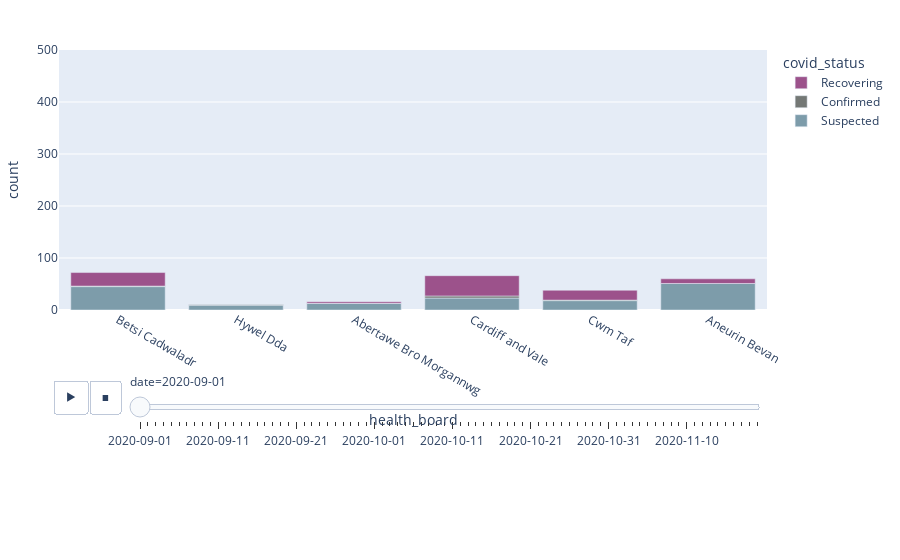

Notebook code for this chart:
### Code cell
color_map = dict(
    Suspected = '#7d9caa',
    Confirmed = '#747875',
    Recovering = '#9C528B'
)

fig = px.bar(df, animation_frame = 'date',
            x = 'health_board', y = 'count', color = 'covid_status',
            range_y = [0, 500], color_discrete_map = color_map,
            category_orders = {'covid_status': ['Suspected', 'Confirmed', 'Recovering']})
fig.update_layout(legend_traceorder = 'reversed', margin=dict(l=20, r=20, t=50, b=250))
fig.show()

### Figure 1 — Plotly figure (JSON) as saved in the notebook; plotly's stock layout.template omitted (floating-point values rounded to 4 significant figures)
{"data": [{"alignmentgroup": "True", "hovertemplate": "covid_status=Suspected<br>date=2020-09-01<br>health_board=%{x}<br>count=%{y}<extra></extra>", "legendgroup": "Suspected", "marker": {"color": "#7d9caa"}, "name": "Suspected", "offsetgroup": "Suspected", "orientation": "v", "showlegend": true, "textposition": "auto", "type": "bar", "x": ["Betsi Cadwaladr ", "Hywel Dda ", "Abertawe Bro Morgannwg ", "Cardiff and Vale ", "Cwm Taf ", "Aneurin Bevan "], "xaxis": "x", "y": [45, 9, 13, 23, 18, 51], "yaxis": "y"}, {"alignmentgroup": "True", "hovertemplate": "covid_status=Confirmed<br>date=2020-09-01<br>health_board=%{x}<br>count=%{y}<extra></extra>", "legendgroup": "Confirmed", "marker": {"color": "#747875"}, "name": "Confirmed", "offsetgroup": "Confirmed", "orientation": "v", "showlegend": true, "textposition": "auto", "type": "bar", "x": ["Betsi Cadwaladr ", "Hywel Dda ", "Abertawe Bro Morgannwg ", "Cardiff and Vale ", "Cwm Taf ", "Aneurin Bevan "], "xaxis": "x", "y": [1, 2, 0, 4, 1, 0], "yaxis": "y"}, {"alignmentgroup": "True", "hovertemplate": "covid_status=Recovering<br>date=2020-09-01<br>health_board=%{x}<br>count=%{y}<extra></extra>", "legendgroup": "Recovering", "marker": {"color": "#9C528B"}, "name": "Recovering", "offsetgroup": "Recovering", "orientation": "v", "showlegend": true, "textposition": "auto", "type": "bar", "x": ["Betsi Cadwaladr ", "Hywel Dda ", "Abertawe Bro Morgannwg ", "Cardiff and Vale ", "Cwm Taf ", "Aneurin Bevan "], "xaxis": "x", "y": [26, 0, 3, 39, 19, 9], "yaxis": "y"}], "layout": {"barmode": "relative", "legend": {"title": {"text": "covid_status"}, "tracegroupgap": 0, "traceorder": "reversed"}, "margin": {"b": 250, "l": 20, "r": 20, "t": 50}, "sliders": [{"active": 0, "currentvalue": {"prefix": "date="}, "len": 0.9, "pad": {"b": 10, "t": 60}, "steps": [{"args": [["2020-09-01"], {"frame": {"duration": 0, "redraw": true}, "fromcurrent": true, "mode": "immediate", "transition": {"duration": 0, "easing": "linear"}}], "label": "2020-09-01", "method": "animate"}, {"args": [["2020-09-02"], {"frame": {"duration": 0, "redraw": true}, "fromcurrent": true, "mode": "immediate", "transition": {"duration": 0, "easing": "linear"}}], "label": "2020-09-02", "method": "animate"}, {"args": [["2020-09-03"], {"frame": {"duration": 0, "redraw": true}, "fromcurrent": true, "mode": "immediate", "transition": {"duration": 0, "easing": "linear"}}], "label": "2020-09-03", "method": "animate"}, {"args": [["2020-09-04"], {"frame": {"duration": 0, "redraw": true}, "fromcurrent": true, "mode": "immediate", "transition": {"duration": 0, "easing": "linear"}}], "label": "2020-09-04", "method": "animate"}, {"args": [["2020-09-05"], {"frame": {"duration": 0, "redraw": true}, "fromcurrent": true, "mode": "immediate", "transition": {"duration": 0, "easing": "linear"}}], "label": "2020-09-05", "method": "animate"}, {"args": [["2020-09-06"], {"frame": {"duration": 0, "redraw": true}, "fromcurrent": true, "mode": "immediate", "transition": {"duration": 0, "easing": "linear"}}], "label": "2020-09-06", "method": "animate"}, {"args": [["2020-09-07"], {"frame": {"duration": 0, "redraw": true}, "fromcurrent": true, "mode": "immediate", "transition": {"duration": 0, "easing": "linear"}}], "label": "2020-09-07", "method": "animate"}, {"args": [["2020-09-08"], {"frame": {"duration": 0, "redraw": true}, "fromcurrent": true, "mode": "immediate", "transition": {"duration": 0, "easing": "linear"}}], "label": "2020-09-08", "method": "animate"}, {"args": [["2020-09-09"], {"frame": {"duration": 0, "redraw": true}, "fromcurrent": true, "mode": "immediate", "transition": {"duration": 0, "easing": "linear"}}], "label": "2020-09-09", "method": "animate"}, {"args": [["2020-09-10"], {"frame": {"duration": 0, "redraw": true}, "fromcurrent": true, "mode": "immediate", "transition": {"duration": 0, "easing": "linear"}}], "label": "2020-09-10", "method": "animate"}, {"args": [["2020-09-11"], {"frame": {"duration": 0, "redraw": true}, "fromcurrent": true, "mode": "immediate", "transition": {"duration": 0, "easing": "linear"}}], "label": "2020-09-11", "method": "animate"}, {"args": [["2020-09-12"], {"frame": {"duration": 0, "redraw": true}, "fromcurrent": true, "mode": "immediate", "transition": {"duration": 0, "easing": "linear"}}], "label": "2020-09-12", "method": "animate"}, {"args": [["2020-09-13"], {"frame": {"duration": 0, "redraw": true}, "fromcurrent": true, "mode": "immediate", "transition": {"duration": 0, "easing": "linear"}}], "label": "2020-09-13", "method": "animate"}, {"args": [["2020-09-14"], {"frame": {"duration": 0, "redraw": true}, "fromcurrent": true, "mode": "immediate", "transition": {"duration": 0, "easing": "linear"}}], "label": "2020-09-14", "method": "animate"}, {"args": [["2020-09-15"], {"frame": {"duration": 0, "redraw": true}, "fromcurrent": true, "mode": "immediate", "transition": {"duration": 0, "easing": "linear"}}], "label": "2020-09-15", "method": "animate"}, {"args": [["2020-09-16"], {"frame": {"duration": 0, "redraw": true}, "fromcurrent": true, "mode": "immediate", "transition": {"duration": 0, "easing": "linear"}}], "label": "2020-09-16", "method": "animate"}, {"args": [["2020-09-17"], {"frame": {"duration": 0, "redraw": true}, "fromcurrent": true, "mode": "immediate", "transition": {"duration": 0, "easing": "linear"}}], "label": "2020-09-17", "method": "animate"}, {"args": [["2020-09-18"], {"frame": {"duration": 0, "redraw": true}, "fromcurrent": true, "mode": "immediate", "transition": {"duration": 0, "easing": "linear"}}], "label": "2020-09-18", "method": "animate"}, {"args": [["2020-09-19"], {"frame": {"duration": 0, "redraw": true}, "fromcurrent": true, "mode": "immediate", "transition": {"duration": 0, "easing": "linear"}}], "label": "2020-09-19", "method": "animate"}, {"args": [["2020-09-20"], {"frame": {"duration": 0, "redraw": true}, "fromcurrent": true, "mode": "immediate", "transition": {"duration": 0, "easing": "linear"}}], "label": "2020-09-20", "method": "animate"}, {"args": [["2020-09-21"], {"frame": {"duration": 0, "redraw": true}, "fromcurrent": true, "mode": "immediate", "transition": {"duration": 0, "easing": "linear"}}], "label": "2020-09-21", "method": "animate"}, {"args": [["2020-09-22"], {"frame": {"duration": 0, "redraw": true}, "fromcurrent": true, "mode": "immediate", "transition": {"duration": 0, "easing": "linear"}}], "label": "2020-09-22", "method": "animate"}, {"args": [["2020-09-23"], {"frame": {"duration": 0, "redraw": true}, "fromcurrent": true, "mode": "immediate", "transition": {"duration": 0, "easing": "linear"}}], "label": "2020-09-23", "method": "animate"}, {"args": [["2020-09-24"], {"frame": {"duration": 0, "redraw": true}, "fromcurrent": true, "mode": "immediate", "transition": {"duration": 0, "easing": "linear"}}], "label": "2020-09-24", "method": "animate"}, {"args": [["2020-09-25"], {"frame": {"duration": 0, "redraw": true}, "fromcurrent": true, "mode": "immediate", "transition": {"duration": 0, "easing": "linear"}}], "label": "2020-09-25", "method": "animate"}, {"args": [["2020-09-26"], {"frame": {"duration": 0, "redraw": true}, "fromcurrent": true, "mode": "immediate", "transition": {"duration": 0, "easing": "linear"}}], "label": "2020-09-26", "method": "animate"}, {"args": [["2020-09-27"], {"frame": {"duration": 0, "redraw": true}, "fromcurrent": true, "mode": "immediate", "transition": {"duration": 0, "easing": "linear"}}], "label": "2020-09-27", "method": "animate"}, {"args": [["2020-09-28"], {"frame": {"duration": 0, "redraw": true}, "fromcurrent": true, "mode": "immediate", "transition": {"duration": 0, "easing": "linear"}}], "label": "2020-09-28", "method": "animate"}, {"args": [["2020-09-29"], {"frame": {"duration": 0, "redraw": true}, "fromcurrent": true, "mode": "immediate", "transition": {"duration": 0, "easing": "linear"}}], "label": "2020-09-29", "method": "animate"}, {"args": [["2020-09-30"], {"frame": {"duration": 0, "redraw": true}, "fromcurrent": true, "mode": "immediate", "transition": {"duration": 0, "easing": "linear"}}], "label": "2020-09-30", "method": "animate"}, {"args": [["2020-10-01"], {"frame": {"duration": 0, "redraw": true}, "fromcurrent": true, "mode": "immediate", "transition": {"duration": 0, "easing": "linear"}}], "label": "2020-10-01", "method": "animate"}, {"args": [["2020-10-02"], {"frame": {"duration": 0, "redraw": true}, "fromcurrent": true, "mode": "immediate", "transition": {"duration": 0, "easing": "linear"}}], "label": "2020-10-02", "method": "animate"}, {"args": [["2020-10-03"], {"frame": {"duration": 0, "redraw": true}, "fromcurrent": true, "mode": "immediate", "transition": {"duration": 0, "easing": "linear"}}], "label": "2020-10-03", "method": "animate"}, {"args": [["2020-10-04"], {"frame": {"duration": 0, "redraw": true}, "fromcurrent": true, "mode": "immediate", "transition": {"duration": 0, "easing": "linear"}}], "label": "2020-10-04", "method": "animate"}, {"args": [["2020-10-05"], {"frame": {"duration": 0, "redraw": true}, "fromcurrent": true, "mode": "immediate", "transition": {"duration": 0, "easing": "linear"}}], "label": "2020-10-05", "method": "animate"}, {"args": [["2020-10-06"], {"frame": {"duration": 0, "redraw": true}, "fromcurrent": true, "mode": "immediate", "transition": {"duration": 0, "easing": "linear"}}], "label": "2020-10-06", "method": "animate"}, {"args": [["2020-10-07"], {"frame": {"duration": 0, "redraw": true}, "fromcurrent": true, "mode": "immediate", "transition": {"duration": 0, "easing": "linear"}}], "label": "2020-10-07", "method": "animate"}, {"args": [["2020-10-08"], {"frame": {"duration": 0, "redraw": true}, "fromcurrent": true, "mode": "immediate", "transition": {"duration": 0, "easing": "linear"}}], "label": "2020-10-08", "method": "animate"}, {"args": [["2020-10-09"], {"frame": {"duration": 0, "redraw": true}, "fromcurrent": true, "mode": "immediate", "transition": {"duration": 0, "easing": "linear"}}], "label": "2020-10-09", "method": "animate"}, {"args": [["2020-10-10"], {"frame": {"duration": 0, "redraw": true}, "fromcurrent": true, "mode": "immediate", "transition": {"duration": 0, "easing": "linear"}}], "label": "2020-10-10", "method": "animate"}, {"args": [["2020-10-11"], {"frame": {"duration": 0, "redraw": true}, "fromcurrent": true, "mode": "immediate", "transition": {"duration": 0, "easing": "linear"}}], "label": "2020-10-11", "method": "animate"}, {"args": [["2020-10-12"], {"frame": {"duration": 0, "redraw": true}, "fromcurrent": true, "mode": "immediate", "transition": {"duration": 0, "easing": "linear"}}], "label": "2020-10-12", "method": "animate"}, {"args": [["2020-10-13"], {"frame": {"duration": 0, "redraw": true}, "fromcurrent": true, "mode": "immediate", "transition": {"duration": 0, "easing": "linear"}}], "label": "2020-10-13", "method": "animate"}, {"args": [["2020-10-14"], {"frame": {"duration": 0, "redraw": true}, "fromcurrent": true, "mode": "immediate", "transition": {"duration": 0, "easing": "linear"}}], "label": "2020-10-14", "method": "animate"}, {"args": [["2020-10-15"], {"frame": {"duration": 0, "redraw": true}, "fromcurrent": true, "mode": "immediate", "transition": {"duration": 0, "easing": "linear"}}], "label": "2020-10-15", "method": "animate"}, {"args": [["2020-10-16"], {"frame": {"duration": 0, "redraw": true}, "fromcurrent": true, "mode": "immediate", "transition": {"duration": 0, "easing": "linear"}}], "label": "2020-10-16", "method": "animate"}, {"args": [["2020-10-17"], {"frame": {"duration": 0, "redraw": true}, "fromcurrent": true, "mode": "immediate", "transition": {"duration": 0, "easing": "linear"}}], "label": "2020-10-17", "method": "animate"}, {"args": [["2020-10-18"], {"frame": {"duration": 0, "redraw": true}, "fromcurrent": true, "mode": "immediate", "transition": {"duration": 0, "easing": "linear"}}], "label": "2020-10-18", "method": "animate"}, {"args": [["2020-10-19"], {"frame": {"duration": 0, "redraw": true}, "fromcurrent": true, "mode": "immediate", "transition": {"duration": 0, "easing": "linear"}}], "label": "2020-10-19", "method": "animate"}, {"args": [["2020-10-20"], {"frame": {"duration": 0, "redraw": true}, "fromcurrent": true, "mode": "immediate", "transition": {"duration": 0, "easing": "linear"}}], "label": "2020-10-20", "method": "animate"}, {"args": [["2020-10-21"], {"frame": {"duration": 0, "redraw": true}, "fromcurrent": true, "mode": "immediate", "transition": {"duration": 0, "easing": "linear"}}], "label": "2020-10-21", "method": "animate"}, {"args": [["2020-10-22"], {"frame": {"duration": 0, "redraw": true}, "fromcurrent": true, "mode": "immediate", "transition": {"duration": 0, "easing": "linear"}}], "label": "2020-10-22", "method": "animate"}, {"args": [["2020-10-23"], {"frame": {"duration": 0, "redraw": true}, "fromcurrent": true, "mode": "immediate", "transition": {"duration": 0, "easing": "linear"}}], "label": "2020-10-23", "method": "animate"}, {"args": [["2020-10-24"], {"frame": {"duration": 0, "redraw": true}, "fromcurrent": true, "mode": "immediate", "transition": {"duration": 0, "easing": "linear"}}], "label": "2020-10-24", "method": "animate"}, {"args": [["2020-10-25"], {"frame": {"duration": 0, "redraw": true}, "fromcurrent": true, "mode": "immediate", "transition": {"duration": 0, "easing": "linear"}}], "label": "2020-10-25", "method": "animate"}, {"args": [["2020-10-26"], {"frame": {"duration": 0, "redraw": true}, "fromcurrent": true, "mode": "immediate", "transition": {"duration": 0, "easing": "linear"}}], "label": "2020-10-26", "method": "animate"}, {"args": [["2020-10-27"], {"frame": {"duration": 0, "redraw": true}, "fromcurrent": true, "mode": "immediate", "transition": {"duration": 0, "easing": "linear"}}], "label": "2020-10-27", "method": "animate"}, {"args": [["2020-10-28"], {"frame": {"duration": 0, "redraw": true}, "fromcurrent": true, "mode": "immediate", "transition": {"duration": 0, "easing": "linear"}}], "label": "2020-10-28", "method": "animate"}, {"args": [["2020-10-29"], {"frame": {"duration": 0, "redraw": true}, "fromcurrent": true, "mode": "immediate", "transition": {"duration": 0, "easing": "linear"}}], "label": "2020-10-29", "method": "animate"}, {"args": [["2020-10-30"], {"frame": {"duration": 0, "redraw": true}, "fromcurrent": true, "mode": "immediate", "transition": {"duration": 0, "easing": "linear"}}], "label": "2020-10-30", "method": "animate"}, {"args": [["2020-10-31"], {"frame": {"duration": 0, "redraw": true}, "fromcurrent": true, "mode": "immediate", "transition": {"duration": 0, "easing": "linear"}}], "label": "2020-10-31", "method": "animate"}, {"args": [["2020-11-01"], {"frame": {"duration": 0, "redraw": true}, "fromcurrent": true, "mode": "immediate", "transition": {"duration": 0, "easing": "linear"}}], "label": "2020-11-01", "method": "animate"}, {"args": [["2020-11-02"], {"frame": {"duration": 0, "redraw": true}, "fromcurrent": true, "mode": "immediate", "transition": {"duration": 0, "easing": "linear"}}], "label": "2020-11-02", "method": "animate"}, {"args": [["2020-11-03"], {"frame": {"duration": 0, "redraw": true}, "fromcurrent": true, "mode": "immediate", "transition": {"duration": 0, "easing": "linear"}}], "label": "2020-11-03", "method": "animate"}, {"args": [["2020-11-04"], {"frame": {"duration": 0, "redraw": true}, "fromcurrent": true, "mode": "immediate", "transition": {"duration": 0, "easing": "linear"}}], "label": "2020-11-04", "method": "animate"}, {"args": [["2020-11-05"], {"frame": {"duration": 0, "redraw": true}, "fromcurrent": true, "mode": "immediate", "transition": {"duration": 0, "easing": "linear"}}], "label": "2020-11-05", "method": "animate"}, {"args": [["2020-11-06"], {"frame": {"duration": 0, "redraw": true}, "fromcurrent": true, "mode": "immediate", "transition": {"duration": 0, "easing": "linear"}}], "label": "2020-11-06", "method": "animate"}, {"args": [["2020-11-07"], {"frame": {"duration": 0, "redraw": true}, "fromcurrent": true, "mode": "immediate", "transition": {"duration": 0, "easing": "linear"}}], "label": "2020-11-07", "method": "animate"}, {"args": [["2020-11-08"], {"frame": {"duration": 0, "redraw": true}, "fromcurrent": true, "mode": "immediate", "transition": {"duration": 0, "easing": "linear"}}], "label": "2020-11-08", "method": "animate"}, {"args": [["2020-11-09"], {"frame": {"duration": 0, "redraw": true}, "fromcurrent": true, "mode": "immediate", "transition": {"duration": 0, "easing": "linear"}}], "label": "2020-11-09", "method": "animate"}, {"args": [["2020-11-10"], {"frame": {"duration": 0, "redraw": true}, "fromcurrent": true, "mode": "immediate", "transition": {"duration": 0, "easing": "linear"}}], "label": "2020-11-10", "method": "animate"}, {"args": [["2020-11-11"], {"frame": {"duration": 0, "redraw": true}, "fromcurrent": true, "mode": "immediate", "transition": {"duration": 0, "easing": "linear"}}], "label": "2020-11-11", "method": "animate"}, {"args": [["2020-11-12"], {"frame": {"duration": 0, "redraw": true}, "fromcurrent": true, "mode": "immediate", "transition": {"duration": 0, "easing": "linear"}}], "label": "2020-11-12", "method": "animate"}, {"args": [["2020-11-13"], {"frame": {"duration": 0, "redraw": true}, "fromcurrent": true, "mode": "immediate", "transition": {"duration": 0, "easing": "linear"}}], "label": "2020-11-13", "method": "animate"}, {"args": [["2020-11-14"], {"frame": {"duration": 0, "redraw": true}, "fromcurrent": true, "mode": "immediate", "transition": {"duration": 0, "easing": "linear"}}], "label": "2020-11-14", "method": "animate"}, {"args": [["2020-11-15"], {"frame": {"duration": 0, "redraw": true}, "fromcurrent": true, "mode": "immediate", "transition": {"duration": 0, "easing": "linear"}}], "label": "2020-11-15", "method": "animate"}, {"args": [["2020-11-16"], {"frame": {"duration": 0, "redraw": true}, "fromcurrent": true, "mode": "immediate", "transition": {"duration": 0, "easing": "linear"}}], "label": "2020-11-16", "method": "animate"}, {"args": [["2020-11-17"], {"frame": {"duration": 0, "redraw": true}, "fromcurrent": true, "mode": "immediate", "transition": {"duration": 0, "easing": "linear"}}], "label": "2020-11-17", "method": "animate"}, {"args": [["2020-11-18"], {"frame": {"duration": 0, "redraw": true}, "fromcurrent": true, "mode": "immediate", "transition": {"duration": 0, "easing": "linear"}}], "label": "2020-11-18", "method": "animate"}, {"args": [["2020-11-19"], {"frame": {"duration": 0, "redraw": true}, "fromcurrent": true, "mode": "immediate", "transition": {"duration": 0, "easing": "linear"}}], "label": "2020-11-19", "method": "animate"}], "x": 0.1, "xanchor": "left", "y": 0, "yanchor": "top"}], "updatemenus": [{"buttons": [{"args": [null, {"frame": {"duration": 500, "redraw": true}, "fromcurrent": true, "mode": "immediate", "transition": {"duration": 500, "easing": "linear"}}], "label": "&#9654;", "method": "animate"}, {"args": [[null], {"frame": {"duration": 0, "redraw": true}, "fromcurrent": true, "mode": "immediate", "transition": {"duration": 0, "easing": "linear"}}], "label": "&#9724;", "method": "animate"}], "direction": "left", "pad": {"r": 10, "t": 70}, "showactive": false, "type": "buttons", "x": 0.1, "xanchor": "right", "y": 0, "yanchor": "top"}], "xaxis": {"anchor": "y", "domain": [0, 1], "title": {"text": "health_board"}}, "yaxis": {"anchor": "x", "domain": [0, 1], "range": [0, 500], "title": {"text": "count"}}}}
